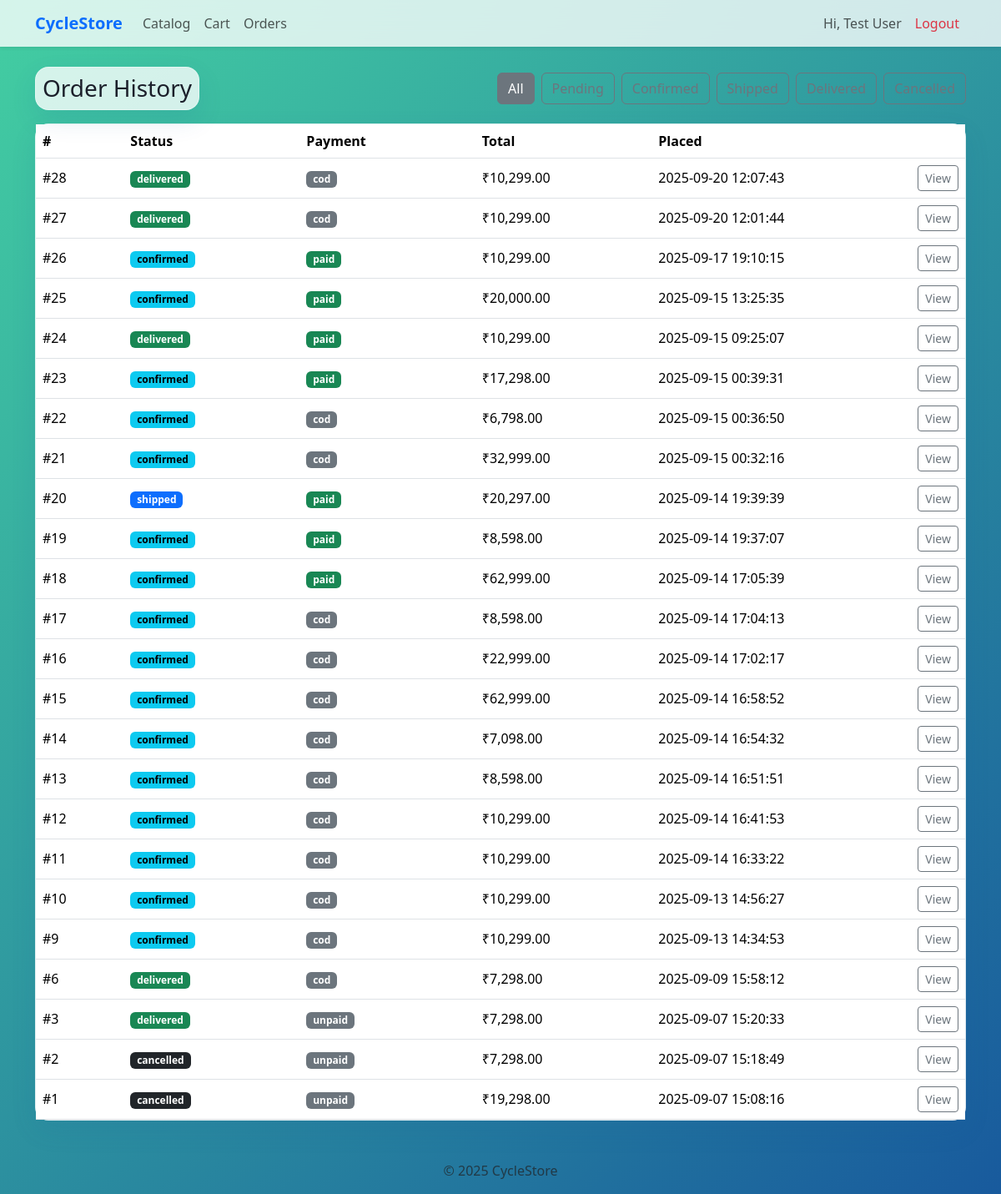
The page /user/order_history.php (signed in) on the database its author committed.
### tables this page shows
CREATE TABLE `orders` (
  `id` int(11) NOT NULL,
  `order_date` datetime NOT NULL DEFAULT current_timestamp(),
  `user_id` int(11) NOT NULL,
  `address_id` int(11) NOT NULL,
  `status` enum('pending','confirmed','shipped','delivered','cancelled') NOT NULL DEFAULT 'pending',
  `subtotal` decimal(12,2) NOT NULL DEFAULT 0.00,
  `shipping` decimal(12,2) NOT NULL DEFAULT 0.00,
  `total` decimal(12,2) NOT NULL DEFAULT 0.00,
  `payment_status` enum('unpaid','paid','cod','refund') NOT NULL DEFAULT 'unpaid',
  `created_at` datetime DEFAULT current_timestamp()
);

### user/order_history.php (the view, shortened to what this page needs)
<?php
require_once '../config/db.php';
$user_id = (int)($_SESSION['user']['id'] ?? 0);
$status = $_GET['status'] ?? 'all';
$where = "o.user_id = ?";
$params = [$user_id];
$types = "i";
$sql = "SELECT o.id, o.status, o.payment_status, o.total, o.created_at
        FROM orders o
        WHERE $where
        ORDER BY o.id DESC";
$stmt = mysqli_prepare($conn, $sql);
mysqli_stmt_bind_param($stmt, $types, ...$params);
mysqli_stmt_execute($stmt);
$res = mysqli_stmt_get_result($stmt);
$orders = [];
while($r = mysqli_fetch_assoc($res)) $orders[] = $r;
include '../includes/header_user.php';
include '../includes/nav_user.php';
?>
<div class="container my-4">
  <div class="d-flex flex-wrap gap-2 align-items-center mb-3">
    <div class="glass p-2"><h3 class="mb-0">Order History</h3></div>
    <div class="ms-auto d-flex gap-2">
      <a class="btn btn-outline-secondary <?= $status==='all'?'active':'' ?>" href="order_history.php?status=all">All</a>
      <a class="btn btn-outline-secondary <?= $status==='pending'?'active':'' ?>" href="order_history.php?status=pending">Pending</a>
      <a class="btn btn-outline-secondary <?= $status==='confirmed'?'active':'' ?>" href="order_history.php?status=confirmed">Confirmed</a>
      <a class="btn btn-outline-secondary <?= $status==='shipped'?'active':'' ?>" href="order_history.php?status=shipped">Shipped</a>
      <a class="btn btn-outline-secondary <?= $status==='delivered'?'active':'' ?>" href="order_history.php?status=delivered">Delivered</a>
      <a class="btn btn-outline-secondary <?= $status==='cancelled'?'active':'' ?>" href="order_history.php?status=cancelled">Cancelled</a>
    </div>
  </div>
  <div class="glass p-0">
    <table class="table align-middle mb-0">
      <thead>
        <tr>
          <th style="width:10%">#</th>
          <th style="width:20%">Status</th>
          <th style="width:20%">Payment</th>
          <th style="width:20%">Total</th>
          <th style="width:30%">Placed</th>
          <th></th>
        </tr>
      </thead>
      <tbody>
        <?php if(empty($orders)): ?>
          <tr><td colspan="6" class="text-center py-4">No orders yet.</td></tr>
        <?php else: foreach($orders as $o): ?>
          <?php
            $badge='text-bg-secondary';
            if ($o['status']==='confirmed') $badge='text-bg-info';
            if ($o['status']==='shipped') $badge='text-bg-primary';
            if ($o['status']==='delivered') $badge='text-bg-success';
            if ($o['status']==='cancelled') $badge='text-bg-dark';
            $pBadge='text-bg-secondary';
            if ($o['payment_status']==='paid') $pBadge='text-bg-success';
            if ($o['payment_status']==='unpaid' || $o['payment_status']==='pending') $pBadge='text-bg-secondary';
          ?>
          <tr>
            <td>#<?= (int)$o['id'] ?></td>
            <td><span class="badge <?= $badge ?>"><?= htmlspecialchars($o['status']) ?></span></td>
            <td><span class="badge <?= $pBadge ?>"><?= htmlspecialchars($o['payment_status']) ?></span></td>
            <td>₹<?= number_format((float)$o['total'],2) ?></td>
            <td><?= htmlspecialchars($o['created_at']) ?></td>
            <td class="text-end">
              <a class="btn btn-sm btn-outline-secondary" href="order_view.php?id=<?= (int)$o['id'] ?>">View</a>
            </td>
          </tr>
        <?php endforeach; endif; ?>
      </tbody>
    </table>
  </div>
</div>
<?php include '../includes/footer.php'; ?>

### includes/header_user.php (style rules this page uses)
body { background:linear-gradient(135deg,#43cea2,#185a9d);min-height:100vh;color:#1b1f2a; }
.glass { background:rgba(255,255,255,.78);border:1px solid rgba(255,255,255,.35);border-radius:16px;box-shadow:0 12px 30px rgba(24,90,157,.12); }

### rows shown on the page
orders: id "28", status "delivered", payment_status "cod", total "10,299.00", created_at "2025-09-20 12:07:43"
orders: id "27", status "delivered", payment_status "cod", total "10,299.00", created_at "2025-09-20 12:01:44"
orders: id "26", status "confirmed", payment_status "paid", total "10,299.00", created_at "2025-09-17 19:10:15"
orders: id "25", status "confirmed", payment_status "paid", total "20,000.00", created_at "2025-09-15 13:25:35"
orders: id "24", status "delivered", payment_status "paid", total "10,299.00", created_at "2025-09-15 09:25:07"
orders: id "23", status "confirmed", payment_status "paid", total "17,298.00", created_at "2025-09-15 00:39:31"
orders: id "22", status "confirmed", payment_status "cod", total "6,798.00", created_at "2025-09-15 00:36:50"
orders: id "21", status "confirmed", payment_status "cod", total "32,999.00", created_at "2025-09-15 00:32:16"
orders: id "20", status "shipped", payment_status "paid", total "20,297.00", created_at "2025-09-14 19:39:39"
orders: id "19", status "confirmed", payment_status "paid", total "8,598.00", created_at "2025-09-14 19:37:07"
orders: id "18", status "confirmed", payment_status "paid", total "62,999.00", created_at "2025-09-14 17:05:39"
orders: id "17", status "confirmed", payment_status "cod", total "8,598.00", created_at "2025-09-14 17:04:13"
orders: id "16", status "confirmed", payment_status "cod", total "22,999.00", created_at "2025-09-14 17:02:17"
orders: id "15", status "confirmed", payment_status "cod", total "62,999.00", created_at "2025-09-14 16:58:52"
orders: id "14", status "confirmed", payment_status "cod", total "7,098.00", created_at "2025-09-14 16:54:32"
orders: id "13", status "confirmed", payment_status "cod", total "8,598.00", created_at "2025-09-14 16:51:51"
orders: id "12", status "confirmed", payment_status "cod", total "10,299.00", created_at "2025-09-14 16:41:53"
orders: id "11", status "confirmed", payment_status "cod", total "10,299.00", created_at "2025-09-14 16:33:22"
orders: id "10", status "confirmed", payment_status "cod", total "10,299.00", created_at "2025-09-13 14:56:27"
orders: id "9", status "confirmed", payment_status "cod", total "10,299.00", created_at "2025-09-13 14:34:53"
orders: id "6", status "delivered", payment_status "cod", total "7,298.00", created_at "2025-09-09 15:58:12"
orders: id "3", status "delivered", payment_status "unpaid", total "7,298.00", created_at "2025-09-07 15:20:33"
orders: id "2", status "cancelled", payment_status "unpaid", total "7,298.00", created_at "2025-09-07 15:18:49"
orders: id "1", status "cancelled", payment_status "unpaid", total "19,298.00", created_at "2025-09-07 15:08:16"

### other values the page prints
$u['name'] "Test User"
